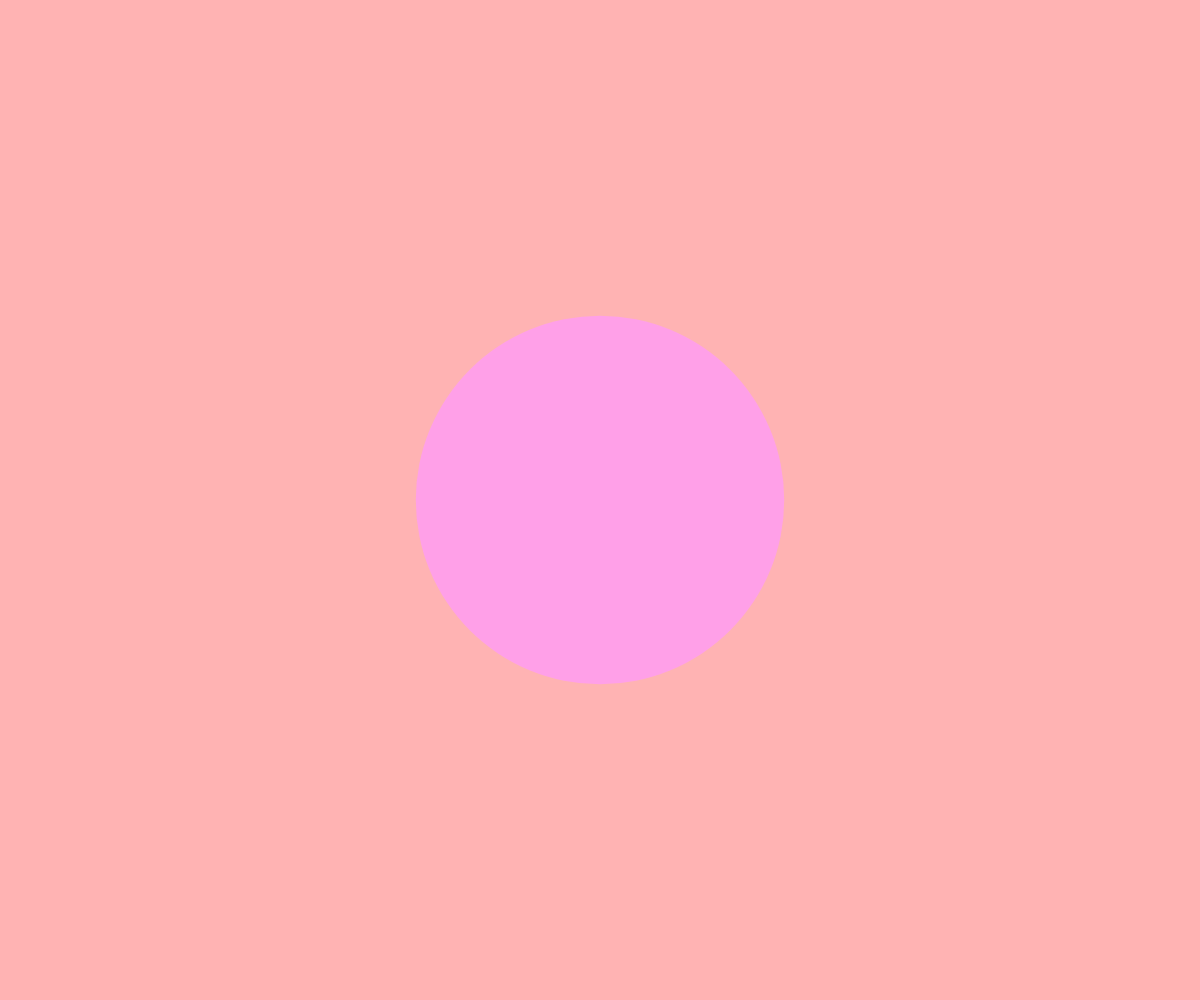
Frame 1 (no input)
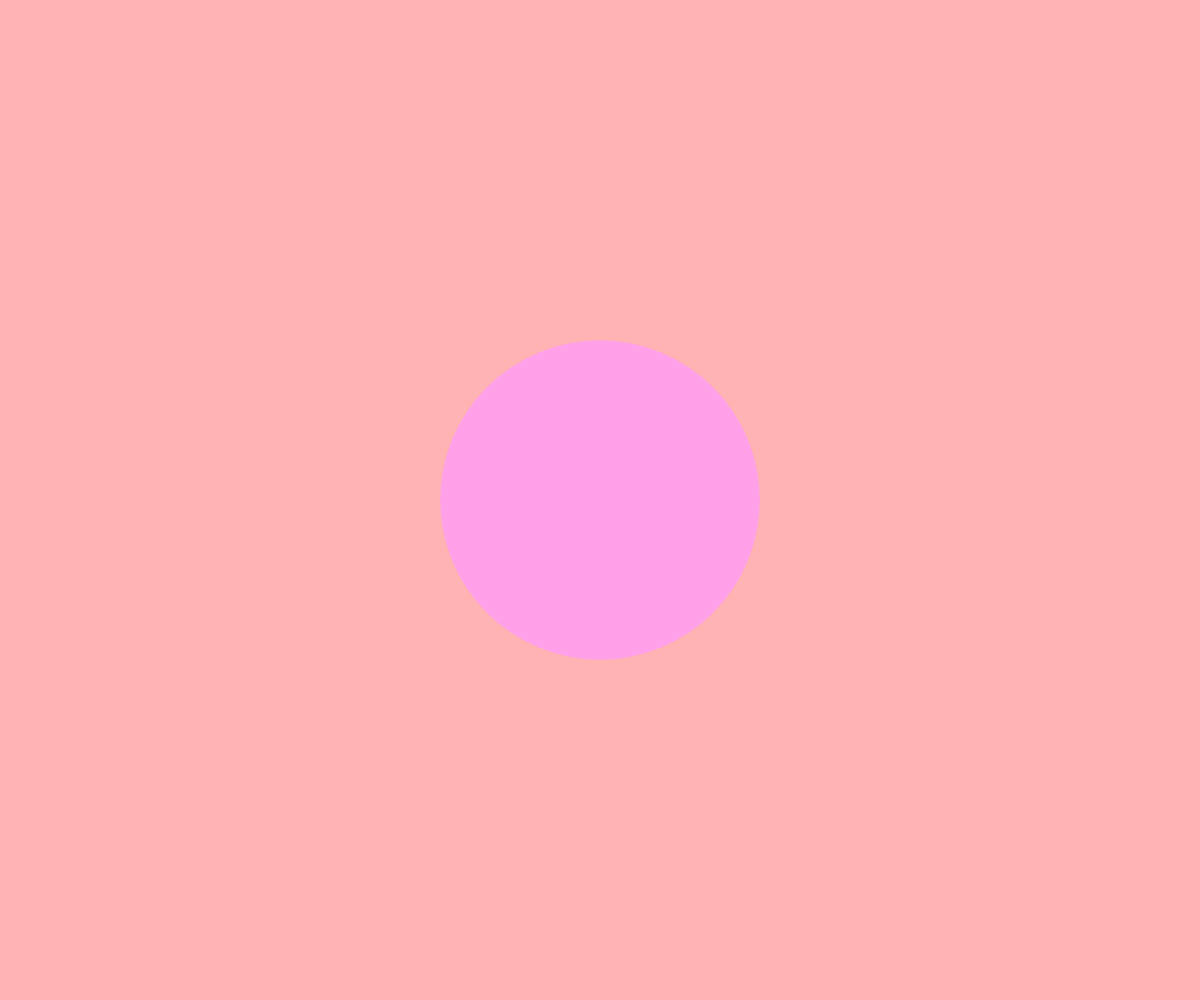
Frame 60 (no input)
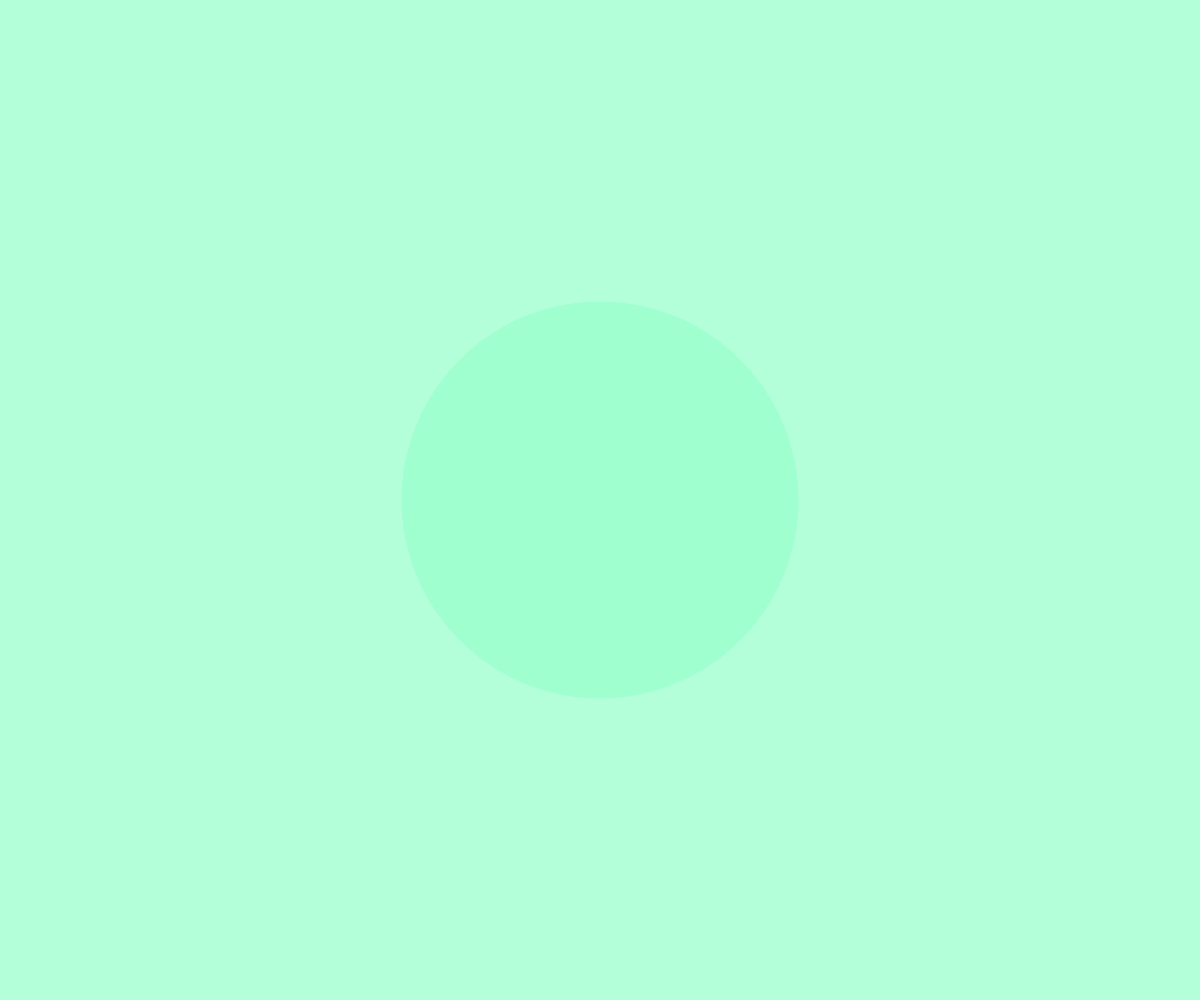
Frame 120 (the mouse pressed at the canvas centre since frame 60)

The p5.js sketch that drew these frames (run headless with seeded random() and noise() and a simulated clock; from frame 60 on, the mouse is pressed at the canvas centre):

// p5.js sketch
// ── sketch.js
// --- background colour ---
let bgColor;
// --- block colours ---
let blockColor; 

let tempoShapeSize;
let phase = 0; // progress through the pulse

function setup() {

  createCanvas(windowWidth, windowHeight);
  rectMode(CENTER);
  colorMode(HSB, 360, 100, 100, 1);
  noStroke();

}

function draw() {

  // Colour:
  // Sat + Brightness Fixed, Hue variable and opposite
  let mainHue = map(mouseX, 0, width,0, 300);
  let oppositeHue = map(mainHue, 0, 300, 300, 0); 

  bgColor = color(mainHue, 30, 100, 1);
  blockColor = color(oppositeHue, 40, 100, 0.7);  // < Slight Sat difference so it never dissapears

  background(bgColor);
  fill(blockColor);

  // Map mouseY to speed (higher = faster)
  // You can tweak these min/max speeds:
  let speed = map(mouseY, height*0.85, height*0.15, 0.003, 0.05); 
  speed = constrain(speed, 0.002, 0.2);
  
  // Advance the phase based on speed
  phase += speed;
  if (phase > 1) phase -= 1; // wrap around smoothly
  
  // Use phase to drive size (0..1 repeating)
  let tempoShapeSize = map(sin(phase * TWO_PI), -1, 1, height*0.3, height*0.4);
  
  circle(width * 0.5, height * 0.5, tempoShapeSize);
  
    
}

// ---------- RESIZE ----------
function windowResized() {
  resizeCanvas(windowWidth, windowHeight);
}
